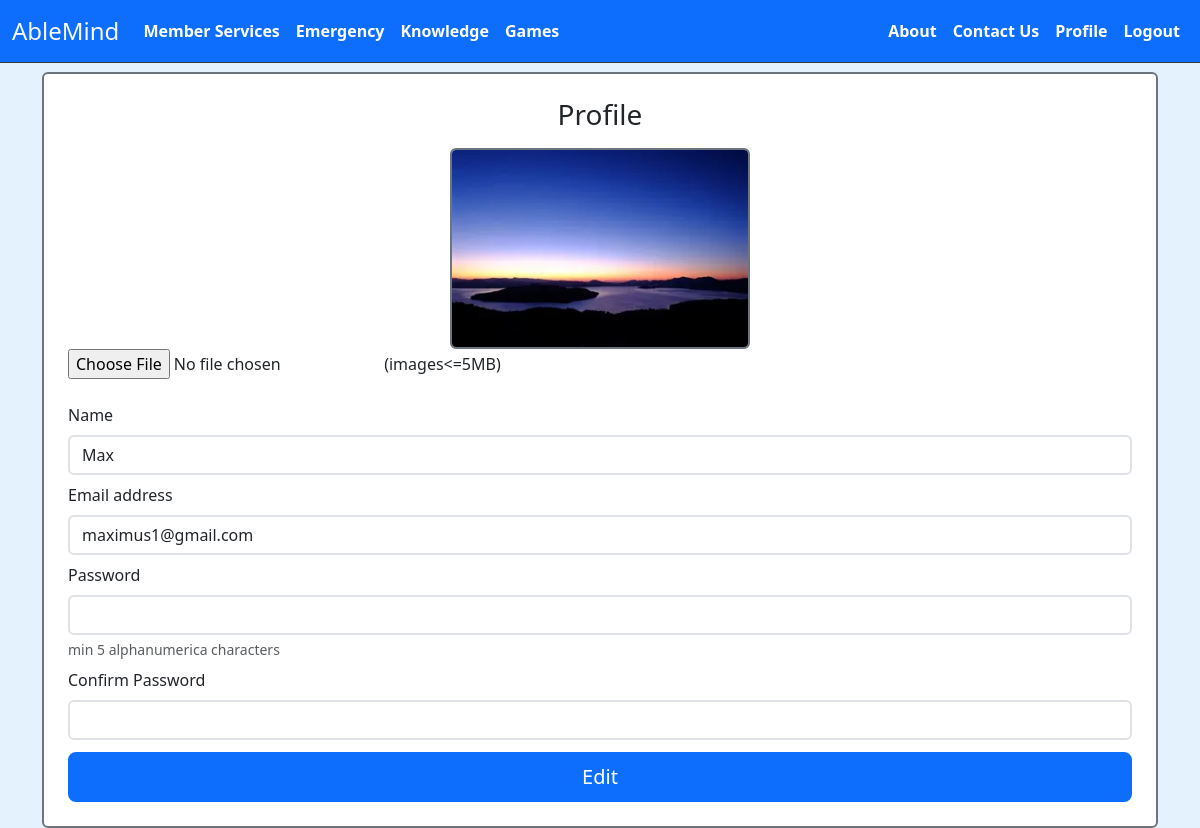
The app's page /profile.php (signed in) with its own data.
### tables this page shows
CREATE TABLE `users` (
  `id` int(11) NOT NULL,
  `name` varchar(200) NOT NULL,
  `email` varchar(100) NOT NULL,
  `password` varchar(200) NOT NULL,
  `role` varchar(10) NOT NULL DEFAULT 'member',
  `profile_pic` varchar(250) NOT NULL DEFAULT 'default.jpg',
  `userStatus` varchar(10) NOT NULL DEFAULT 'active'
);

### profile.php (the view, shortened to what this page needs)
<?php
$sid = $_SESSION['userId'];
try {
  require('project_connection.php');
  $userResult = $db->prepare("SELECT * FROM users WHERE id= :id");
  $userResult->bindParam(':id', $sid);
  $userResult->execute();
  $userRow = $userResult->fetch();
  $name = $userRow['name'];
  $email = $userRow['email'];
  $profile_pic = $userRow['profile_pic'];
} catch (PDOException $e) {
  echo "<script>alert('Error " . $e->getMessage() . "\\nPlease refresh');</script>";
}
?>
<!doctype html>
<html lang="en">
<head>
  <link href="./assets/dist/css/bootstrap.min.css" rel="stylesheet">
</head>
<body style="background-color: #e3f2fd;">
  <?php
  if ($_SESSION['userType'] == "member")
    require('navbar_member.php');
  else if ($_SESSION['userType'] == "admin")
    require('navbar_admin.php');
  else if ($_SESSION['userType'] == "specialist")
    require('navbar_specialist.php');
  ?>
  <br /><br /> <br />
  <div class="container">
    <main class="form-signin w-100 m-auto">
      <div class="border border-secondary border-2 rounded bg-white">
        <form id='profileForm' onSubmit="return checkeditedInputs();" action='updateProfile.php' method='post' class="m-4" enctype="multipart/form-data">
          <h1 class="h3 mb-3 fw-normal text-center">Profile</h1>
          <div class="mx-auto text-center">
            <img src='./uploadedimages/<?php echo $profile_pic; ?>' class='profile-pic img-fluid border border-secondary border-2 rounded profile-picSizeOverride' alt='profilepic'>
          </div>
          <input type="file" name="picfile" id='fileUpload' /><span> (images<=5MB) </span><br><br>
              <div class="mb-2">
                <label for="name" class="form-label">Name</label>
                <input class='form-control' type='text' name='name' id="name" placeholder="maximum 50 characters" onkeyup="checkFN(this.value, 'name_msg')" size='50' value='<?php echo htmlspecialchars("$name"); ?>' required><span id='name_msg'></span>
              </div>
              <div class="mb-2">
                <label for="exampleInputEmail1" class="form-label">Email address</label>
                <input type="email" class="form-control" name="email" value='<?php echo htmlspecialchars("$email"); ?>' id="exampleInputEmail1" placeholder="name@petshop.com" size='20' readonly>
              </div>
              <div class="mb-2">
                <label for="exampleInputPassword1" class="form-label">Password</label>
                <input type="password" class="form-control" id="exampleInputPassword1" name='password' onkeyup="checkPWD(this.value)">
                <div id="profile_pwd_msg" class="form-text">min 5 alphanumerica characters</div>
              </div>
              <div>
                <label for="exampleInputPassword2" class="form-label">Confirm Password</label>
                <input type="password" class="form-control" id="exampleInputPassword2" name='cnfm_password' onkeyup="confirmPWD(this.value)">
              </div>
              <input class="w-100 btn btn-lg btn-primary mt-2" type='submit' name='edit_user' value='Edit'>
        </form>
      </div>
    </main>
  </div>
</body>
</html>

### profile.php (style rules this page uses)
.form-control { font-size: 18px; font-weight: bolder; }
.form-control::placeholder { font-weight: 20; }
.profile-picSizeOverride { max-width: 300px !important; max-height: 300px !important; }

### records on screen
users: profile_pic (picture), name "Max", email "maximus1@gmail.com"
